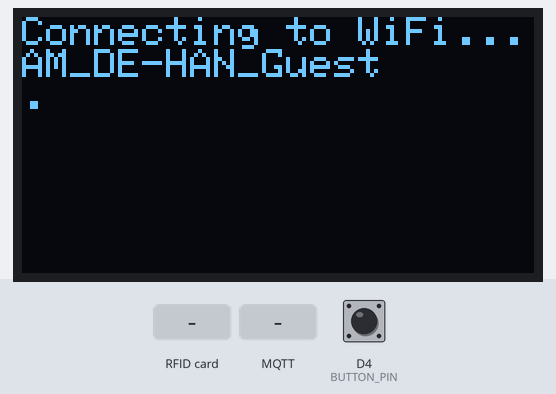
Simulated run of this program. Board: ESP8266 (NodeMCU). On the bench: 128×64 one-colour display. Inputs (shaded band) come from the test bench; at power-on: D4 (BUTTON_PIN) HIGH. WiFi joins after 1.5 s; servers stay silent unless stated; no MQTT or app messages arrive unless stated; what the program prints to the serial monitor is not drawn.

Above: at 0.7 s.
At 1.8 s:
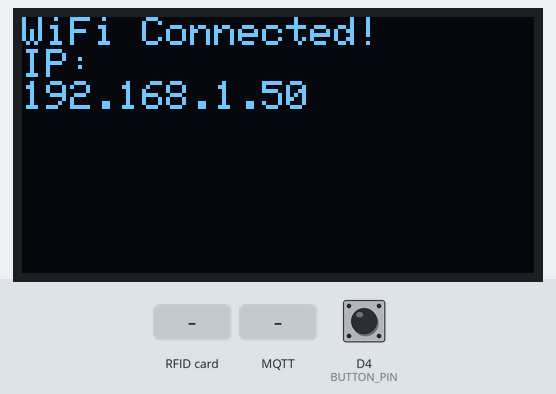
At 4.9 s:
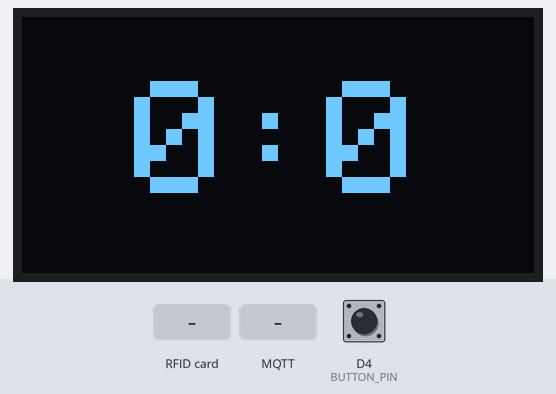
5.0 s: D4 (BUTTON_PIN) pulled LOW for 0.15 s
6.6 s: RFID card 5E 7A 19 C4 held to the reader
8.1 s: MQTT message "1" arrives on the first subscribed topic
9.6 s: MQTT message "on" arrives on the first subscribed topic
11.1 s: MQTT message "off" arrives on the first subscribed topic
Timing chart, 0 to 13.6 s (numbered marks = the images above; inputs shaded):
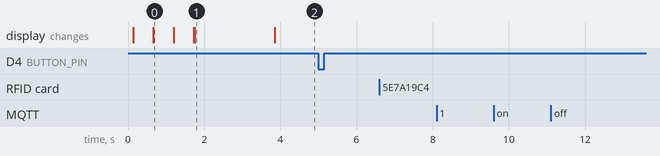

Measured:
- after the input at 5.0 s, every drawn part: stays the same
- after the input at 6.6 s, every drawn part: stays the same
- after the input at 8.1 s, every drawn part: stays the same
- after the input at 9.6 s, every drawn part: stays the same
- after the input at 11.1 s, every drawn part: stays the same
- what the display in image 1 shows lasts 2.1 s, from 1.7 s to 3.8 s

The program:

main.cpp
```cpp
#include <Arduino.h>
#include <Wire.h>
#include <Adafruit_GFX.h>
#include <Adafruit_SSD1306.h>
#include <ESP8266WiFi.h>
#include <PubSubClient.h>
#include <WiFiClientSecure.h>
#include <ArduinoJson.h>
#include <SPI.h>
#include <MFRC522.h>
#include "config.h"

const char *mqtt_server = "mqtt.devilsoft.de";
const int mqtt_port = 8883;
const char *tableName = "ads_1";
const char *gameTopic = "table/ads_1/game";
const char *resetTopic = "table/ads_1/reset";
const char *playerTopic = "table/ads_1/player";

// RFID configuration
#define RST_PIN D3 // Reset pin for RFID
#define SS_PIN D8  // SDA/SS pin for RFID
MFRC522 rfid(SS_PIN, RST_PIN);

// Button configuration
#define BUTTON_PIN D4 // GPIO2 (D4 on NodeMCU) - safe general purpose pin
bool lastButtonState = HIGH;
bool currentButtonState = HIGH;
unsigned long lastDebounceTime = 0;
unsigned long debounceDelay = 50;

WiFiClientSecure espClientSecure;
PubSubClient client(espClientSecure);

String lastScore = "0:0";
bool displayNeedsUpdate = true;
int homeScore = 0;
int awayScore = 0;

#define SCREEN_WIDTH 128 // OLED display width, in pixels
#define SCREEN_HEIGHT 64 // OLED display height, in pixels

// Declaration for an SSD1306 display connected to I2C (SDA, SCL pins)
#define OLED_RESET -1 // Reset pin # (or -1 if sharing Arduino reset pin)
Adafruit_SSD1306 display(SCREEN_WIDTH, SCREEN_HEIGHT, &Wire, OLED_RESET);

void callback(char *topic, byte *payload, unsigned int length)
{
  Serial.print("Message arrived [");
  Serial.print(topic);
  Serial.print("] ");

  String message = "";
  for (int i = 0; i < length; i++)
  {
    message += (char)payload[i];
    Serial.print((char)payload[i]);
  }
  Serial.println();

  // If this is a score message, update the display
  if (String(topic) == gameTopic)
  {
    // Parse JSON message
    StaticJsonDocument<100> doc;
    DeserializationError error = deserializeJson(doc, message);

    if (!error)
    {
      homeScore = doc["score"]["home"];
      awayScore = doc["score"]["away"];
      lastScore = String(homeScore) + ":" + String(awayScore);
      displayNeedsUpdate = true;
    }
    else
    {
      Serial.print("JSON parsing failed: ");
      Serial.println(error.c_str());
    }
  }
}

void reconnect()
{
  // Loop until we're reconnected
  while (!client.connected())
  {
    Serial.print("Attempting MQTT connection...");
    // Attempt to connect
    if (client.connect("ESP8266Client"))
    {
      Serial.println("connected");
      // Subscribe to the score topic
      client.subscribe(gameTopic);
      // Publish
      client.publish("/presence", tableName);
    }
    else
    {
      Serial.print("failed, rc=");
      Serial.print(client.state());
      Serial.println(" try again in 5 seconds");
      // Wait 5 seconds before retrying
      delay(5000);
    }
  }
}

void setup_wifi()
{
  delay(10);
  // We start by connecting to a WiFi network
  Serial.println();
  Serial.print("Connecting to ");
  Serial.println(ssid);

  // Show connection status on display
  display.clearDisplay();
  display.setTextSize(1);
  display.setTextColor(SSD1306_WHITE);
  display.setCursor(0, 0);
  display.println("Connecting to WiFi...");
  display.println(ssid);
  display.display();

  WiFi.begin(ssid, password);

  while (WiFi.status() != WL_CONNECTED)
  {
    delay(500);
    Serial.print(".");
    display.print(".");
    display.display();
  }

  Serial.println("");
  Serial.println("WiFi connected");
  Serial.println("IP address: ");
  Serial.println(WiFi.localIP());

  // Show connected status
  display.clearDisplay();
  display.setCursor(0, 0);
  display.println("WiFi Connected!");
  display.println("IP:");
  display.println(WiFi.localIP());
  display.display();
  delay(2000);
}

void setup()
{
  Serial.begin(9600);

  // Initialize SPI for RFID
  SPI.begin();
  rfid.PCD_Init();
  Serial.println("RFID reader initialized");

  // Initialize button pin
  pinMode(BUTTON_PIN, INPUT_PULLUP);

  // Initialize display first
  if (!display.begin(SSD1306_SWITCHCAPVCC, 0x3C))
  { // Address 0x3C for 128x64
    Serial.println(F("SSD1306 allocation failed"));
    for (;;)
      ; // Don't proceed, loop forever
  }

  // Clear the buffer
  display.clearDisplay();
  display.display();

  setup_wifi();
  espClientSecure.setInsecure(); // For this example, we'll allow insecure connections
  client.setServer(mqtt_server, mqtt_port);
  client.setCallback(callback);
}

void loop()
{
  if (!client.connected())
  {
    reconnect();
  }
  client.loop();

  // Check for RFID cards
  if (rfid.PICC_IsNewCardPresent() && rfid.PICC_ReadCardSerial())
  {
    String cardID = "";
    for (byte i = 0; i < rfid.uid.size; i++)
    {
      if (cardID.length() > 0)
        cardID += ":";
      cardID += String(rfid.uid.uidByte[i], HEX);
    }
    cardID.toUpperCase();

    Serial.print("RFID Card detected: ");
    Serial.println(cardID);

    // Send card ID to MQTT
    client.publish(playerTopic, cardID.c_str());

    // Halt PICC to prevent multiple reads
    rfid.PICC_HaltA();
    rfid.PCD_StopCrypto1();
  }

  // Handle button press with debouncing
  int reading = digitalRead(BUTTON_PIN);

  if (reading != lastButtonState)
  {
    lastDebounceTime = millis();
  }

  if ((millis() - lastDebounceTime) > debounceDelay)
  {
    if (reading != currentButtonState)
    {
      currentButtonState = reading;

      // Button pressed (LOW because of INPUT_PULLUP)
      if (currentButtonState == LOW)
      {
        Serial.println("Reset button pressed!");
        client.publish(resetTopic, "reset");
      }
    }
  }

  lastButtonState = reading;

  // Update display if needed
  if (displayNeedsUpdate)
  {
    display.clearDisplay();

    // Calculate position to center the score
    display.setTextSize(4);
    display.setTextColor(SSD1306_WHITE);

    // Get text bounds to center it
    int16_t x1, y1;
    uint16_t w, h;
    display.getTextBounds(lastScore, 0, 0, &x1, &y1, &w, &h);

    // Center the text on screen
    int x = (SCREEN_WIDTH - w) / 2;
    int y = (SCREEN_HEIGHT - h) / 2;

    display.setCursor(x, y);
    display.println(lastScore);
    display.display();
    displayNeedsUpdate = false;
  }
}
```

config.h
```cpp
#ifndef CONFIG_H
#define CONFIG_H

// Replace with your network credentials
const char *ssid = "AM_DE-HAN_Guest";
const char *password = "Jsjf9FjXuPaX6030";

#endif // CONFIG_H
```
